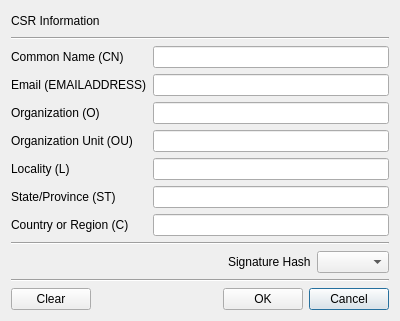
<?xml version="1.0" encoding="UTF-8"?>
<ui version="4.0">
 <class>MakeCSRDlg</class>
 <widget class="QDialog" name="MakeCSRDlg">
  <property name="geometry">
   <rect>
    <x>0</x>
    <y>0</y>
    <width>400</width>
    <height>321</height>
   </rect>
  </property>
  <property name="windowTitle">
   <string>Make CSR Window</string>
  </property>
  <layout class="QVBoxLayout" name="verticalLayout">
   <item>
    <widget class="QLabel" name="label">
     <property name="text">
      <string>CSR Information</string>
     </property>
    </widget>
   </item>
   <item>
    <widget class="Line" name="line">
     <property name="orientation">
      <enum>Qt::Horizontal</enum>
     </property>
    </widget>
   </item>
   <item>
    <layout class="QGridLayout" name="gridLayout">
     <item row="3" column="0">
      <widget class="QLabel" name="label_5">
       <property name="text">
        <string>Organization Unit (OU)</string>
       </property>
      </widget>
     </item>
     <item row="4" column="0">
      <widget class="QLabel" name="label_6">
       <property name="text">
        <string>Locality (L)</string>
       </property>
      </widget>
     </item>
     <item row="1" column="0">
      <widget class="QLabel" name="label_3">
       <property name="text">
        <string>Email (EMAILADDRESS)</string>
       </property>
      </widget>
     </item>
     <item row="0" column="1">
      <widget class="QLineEdit" name="mCNText"/>
     </item>
     <item row="6" column="0">
      <widget class="QLabel" name="label_8">
       <property name="text">
        <string>Country or Region (C)</string>
       </property>
      </widget>
     </item>
     <item row="5" column="1">
      <widget class="QLineEdit" name="mSTText"/>
     </item>
     <item row="2" column="1">
      <widget class="QLineEdit" name="mOText"/>
     </item>
     <item row="1" column="1">
      <widget class="QLineEdit" name="mEMAILADDRESSText"/>
     </item>
     <item row="2" column="0">
      <widget class="QLabel" name="label_4">
       <property name="text">
        <string>Organization (O)</string>
       </property>
      </widget>
     </item>
     <item row="4" column="1">
      <widget class="QLineEdit" name="mLText"/>
     </item>
     <item row="0" column="0">
      <widget class="QLabel" name="label_2">
       <property name="text">
        <string>Common Name (CN)</string>
       </property>
      </widget>
     </item>
     <item row="6" column="1">
      <widget class="QLineEdit" name="mCText"/>
     </item>
     <item row="5" column="0">
      <widget class="QLabel" name="label_7">
       <property name="text">
        <string>State/Province (ST)</string>
       </property>
      </widget>
     </item>
     <item row="3" column="1">
      <widget class="QLineEdit" name="mOUText"/>
     </item>
    </layout>
   </item>
   <item>
    <widget class="Line" name="line_3">
     <property name="orientation">
      <enum>Qt::Horizontal</enum>
     </property>
    </widget>
   </item>
   <item>
    <layout class="QGridLayout" name="gridLayout_4">
     <item row="0" column="1">
      <widget class="QLabel" name="label_9">
       <property name="text">
        <string>Signature Hash</string>
       </property>
      </widget>
     </item>
     <item row="0" column="2">
      <widget class="QComboBox" name="mSignHashCombo"/>
     </item>
     <item row="0" column="0">
      <spacer name="horizontalSpacer_2">
       <property name="orientation">
        <enum>Qt::Horizontal</enum>
       </property>
       <property name="sizeHint" stdset="0">
        <size>
         <width>40</width>
         <height>20</height>
        </size>
       </property>
      </spacer>
     </item>
    </layout>
   </item>
   <item>
    <widget class="Line" name="line_2">
     <property name="orientation">
      <enum>Qt::Horizontal</enum>
     </property>
    </widget>
   </item>
   <item>
    <layout class="QGridLayout" name="gridLayout_2">
     <item row="0" column="3">
      <widget class="QPushButton" name="mCancelBtn">
       <property name="text">
        <string>Cancel</string>
       </property>
      </widget>
     </item>
     <item row="0" column="2">
      <widget class="QPushButton" name="mOKBtn">
       <property name="text">
        <string>OK</string>
       </property>
      </widget>
     </item>
     <item row="0" column="0">
      <widget class="QPushButton" name="mClearBtn">
       <property name="text">
        <string>Clear</string>
       </property>
      </widget>
     </item>
     <item row="0" column="1">
      <spacer name="horizontalSpacer">
       <property name="orientation">
        <enum>Qt::Horizontal</enum>
       </property>
       <property name="sizeHint" stdset="0">
        <size>
         <width>40</width>
         <height>20</height>
        </size>
       </property>
      </spacer>
     </item>
    </layout>
   </item>
  </layout>
 </widget>
 <tabstops>
  <tabstop>mCNText</tabstop>
  <tabstop>mEMAILADDRESSText</tabstop>
  <tabstop>mOText</tabstop>
  <tabstop>mOUText</tabstop>
  <tabstop>mLText</tabstop>
  <tabstop>mSTText</tabstop>
  <tabstop>mCText</tabstop>
  <tabstop>mSignHashCombo</tabstop>
  <tabstop>mClearBtn</tabstop>
  <tabstop>mOKBtn</tabstop>
  <tabstop>mCancelBtn</tabstop>
 </tabstops>
 <resources/>
 <connections/>
</ui>
